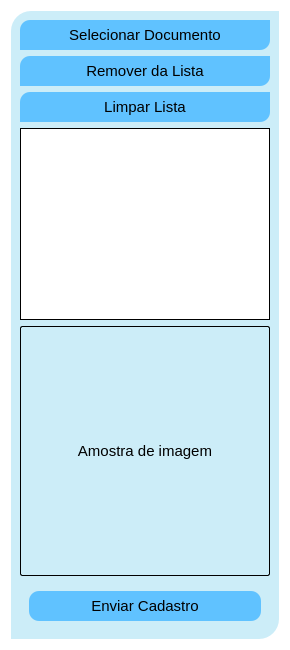
                     <widget class="QFrame" name="frame_14">
                      <property name="sizePolicy">
                       <sizepolicy hsizetype="Preferred" vsizetype="Preferred">
                        <horstretch>0</horstretch>
                        <verstretch>0</verstretch>
                       </sizepolicy>
                      </property>
                      <property name="styleSheet">
                       <string notr="true">QFrame{
	background-color: transparent;
	border: 0px;
}</string>
                      </property>
                      <property name="frameShape">
                       <enum>QFrame::StyledPanel</enum>
                      </property>
                      <property name="frameShadow">
                       <enum>QFrame::Raised</enum>
                      </property>
                      <layout class="QHBoxLayout" name="horizontalLayout_12">
                       <item>
                        <widget class="QFrame" name="frame_18">
                         <property name="sizePolicy">
                          <sizepolicy hsizetype="Preferred" vsizetype="Preferred">
                           <horstretch>0</horstretch>
                           <verstretch>0</verstretch>
                          </sizepolicy>
                         </property>
                         <property name="styleSheet">
                          <string notr="true">QFrame{
	background-color: rgba(0, 164, 218, 0.2);
	border-top-left-radius: 20px;
	border-bottom-right-radius: 20px;
}</string>
                         </property>
                         <property name="frameShape">
                          <enum>QFrame::StyledPanel</enum>
                         </property>
                         <property name="frameShadow">
                          <enum>QFrame::Raised</enum>
                         </property>
                         <layout class="QVBoxLayout" name="verticalLayout_21">
                          <item>
                           <widget class="QPushButton" name="btn_carregar_documentos">
                            <property name="minimumSize">
                             <size>
                              <width>0</width>
                              <height>30</height>
                             </size>
                            </property>
                            <property name="cursor">
                             <cursorShape>PointingHandCursor</cursorShape>
                            </property>
                            <property name="toolTip">
                             <string>Selecionar Documento</string>
                            </property>
                            <property name="accessibleDescription">
                             <string>Botão de Selecionar Arquivo de Documento</string>
                            </property>
                            <property name="styleSheet">
                             <string notr="true">
QPushButton:hover{
	color: rgb(255, 255, 255);
	
	background-color: rgb(0, 170, 255);
}
QPushButton {
	
	background-color: rgb(96, 194, 255);
	border-top-left-radius: 10px;
	border-bottom-right-radius: 10px;
	font-family: Arial, sans-serif;
	font-size: 11pt;
}
</string>
                            </property>
                            <property name="text">
                             <string>Selecionar Documento</string>
                            </property>
                            <property name="icon">
                             <iconset resource="icons.qrc">
                              <normaloff>:/icons/icons/add.png</normaloff>:/icons/icons/add.png</iconset>
                            </property>
                           </widget>
                          </item>
                          <item>
                           <widget class="QPushButton" name="btn_remover_lista_cadastro">
                            <property name="minimumSize">
                             <size>
                              <width>0</width>
                              <height>30</height>
                             </size>
                            </property>
                            <property name="cursor">
                             <cursorShape>PointingHandCursor</cursorShape>
                            </property>
                            <property name="toolTip">
                             <string>Remover Documento da Lista</string>
                            </property>
                            <property name="accessibleDescription">
                             <string>Botão de Remover documento da lista</string>
                            </property>
                            <property name="styleSheet">
                             <string notr="true">
QPushButton:hover{
	color: rgb(255, 255, 255);
	
	background-color: rgb(255, 75, 75);
	
}
QPushButton {
	
	background-color: rgb(96, 194, 255);
	border-top-left-radius: 10px;
	border-bottom-right-radius: 10px;
	font-family: Arial, sans-serif;
	font-size: 11pt;
}</string>
                            </property>
                            <property name="text">
                             <string>Remover da Lista</string>
                            </property>
                            <property name="icon">
                             <iconset resource="icons.qrc">
                              <normaloff>:/icons/icons/remove.png</normaloff>:/icons/icons/remove.png</iconset>
                            </property>
                            <property name="iconSize">
                             <size>
                              <width>13</width>
                              <height>13</height>
                             </size>
                            </property>
                           </widget>
                          </item>
                          <item>
                           <widget class="QPushButton" name="btn_limpar_lista_cadastro">
                            <property name="minimumSize">
                             <size>
                              <width>0</width>
                              <height>30</height>
                             </size>
                            </property>
                            <property name="cursor">
                             <cursorShape>PointingHandCursor</cursorShape>
                            </property>
                            <property name="toolTip">
                             <string>Limpar lista de Documentos</string>
                            </property>
                            <property name="accessibleDescription">
                             <string>Botão de limpar a lista de documentos</string>
                            </property>
                            <property name="styleSheet">
                             <string notr="true">
QPushButton:hover{
	color: rgb(255, 255, 255);
	
	background-color: rgb(255, 75, 75);
	
}
QPushButton {
	
	background-color: rgb(96, 194, 255);
	border-bottom-right-radius: 10px;
	border-top-left-radius: 10px;
	font-family: Arial, sans-serif;
	font-size: 11pt;
}</string>
                            </property>
                            <property name="text">
                             <string>Limpar Lista</string>
                            </property>
                            <property name="icon">
                             <iconset resource="icons.qrc">
                              <normaloff>:/icons/icons/delete.png</normaloff>:/icons/icons/delete.png</iconset>
                            </property>
                           </widget>
                          </item>
                          <item>
                           <widget class="QListWidget" name="lista_documentos_cadastro">
                            <property name="enabled">
                             <bool>true</bool>
                            </property>
                            <property name="sizePolicy">
                             <sizepolicy hsizetype="Preferred" vsizetype="Preferred">
                              <horstretch>0</horstretch>
                              <verstretch>0</verstretch>
                             </sizepolicy>
                            </property>
                            <property name="minimumSize">
                             <size>
                              <width>0</width>
                              <height>0</height>
                             </size>
                            </property>
                            <property name="maximumSize">
                             <size>
                              <width>250</width>
                              <height>250</height>
                             </size>
                            </property>
                            <property name="toolTip">
                             <string>Aqui irão aparecer os documentos selecionados</string>
                            </property>
                            <property name="accessibleDescription">
                             <string>Campo de Exibição da Lista de Documentos Selecionados</string>
                            </property>
                            <property name="styleSheet">
                             <string notr="true">QListWidget{
	background-color: white;
	color: black;
	border-radius: 0px;
	border: 1px solid black;
}</string>
                            </property>
                            <property name="dragEnabled">
                             <bool>false</bool>
                            </property>
                            <property name="dragDropMode">
                             <enum>QAbstractItemView::NoDragDrop</enum>
                            </property>
                            <property name="viewMode">
                             <enum>QListView::ListMode</enum>
                            </property>
                           </widget>
                          </item>
                          <item>
                           <widget class="QLabel" name="miniatura_documento">
                            <property name="sizePolicy">
                             <sizepolicy hsizetype="Preferred" vsizetype="Preferred">
                              <horstretch>0</horstretch>
                              <verstretch>0</verstretch>
                             </sizepolicy>
                            </property>
                            <property name="minimumSize">
                             <size>
                              <width>250</width>
                              <height>250</height>
                             </size>
                            </property>
                            <property name="maximumSize">
                             <size>
                              <width>250</width>
                              <height>250</height>
                             </size>
                            </property>
                            <property name="toolTip">
                             <string>Aqui irá aparecer a miniatura do documento selecionado na lista</string>
                            </property>
                            <property name="accessibleDescription">
                             <string>Campo de exibição de Miniatura de Documento</string>
                            </property>
                            <property name="layoutDirection">
                             <enum>Qt::LeftToRight</enum>
                            </property>
                            <property name="styleSheet">
                             <string notr="true">QLabel{
    border-radius: 2px;
	background-color: transparent;
	border: 1px solid black;
    text-align: center;
	font-family: Arial, sans-serif;
	font-size: 11pt;
}</string>
                            </property>
                            <property name="text">
                             <string>&lt;html&gt;&lt;head/&gt;&lt;body&gt;&lt;p align=&quot;center&quot;&gt;Amostra de imagem&lt;/p&gt;&lt;/body&gt;&lt;/html&gt;</string>
                            </property>
                            <property name="scaledContents">
                             <bool>true</bool>
                            </property>
                            <property name="alignment">
                             <set>Qt::AlignCenter</set>
                            </property>
                           </widget>
                          </item>
                          <item>
                           <widget class="QFrame" name="frame_19">
                            <property name="sizePolicy">
                             <sizepolicy hsizetype="Preferred" vsizetype="Preferred">
                              <horstretch>0</horstretch>
                              <verstretch>0</verstretch>
                             </sizepolicy>
                            </property>
                            <property name="styleSheet">
                             <string notr="true">QFrame {
	background-color: transparent;
}</string>
                            </property>
                            <property name="frameShape">
                             <enum>QFrame::StyledPanel</enum>
                            </property>
                            <property name="frameShadow">
                             <enum>QFrame::Raised</enum>
                            </property>
                            <layout class="QHBoxLayout" name="horizontalLayout_13">
                             <item>
                              <widget class="QPushButton" name="btn_cadastro_enviar">
                               <property name="minimumSize">
                                <size>
                                 <width>0</width>
                                 <height>30</height>
                                </size>
                               </property>
                               <property name="cursor">
                                <cursorShape>PointingHandCursor</cursorShape>
                               </property>
                               <property name="toolTip">
                                <string>Enviar Cadastro</string>
                               </property>
                               <property name="accessibleDescription">
                                <string>Botão de Enviar Cadastro</string>
                               </property>
                               <property name="styleSheet">
                                <string notr="true">
QPushButton:hover{
	color: rgb(255, 255, 255);
	
	background-color: rgb(87, 175, 0);
}
QPushButton {
	
	background-color: rgb(96, 194, 255);
	border-radius: 10px;
	font-family: Arial, sans-serif;
	font-size: 11pt;
}

</string>
                               </property>
                               <property name="text">
                                <string>Enviar Cadastro</string>
                               </property>
                               <property name="icon">
                                <iconset resource="icons.qrc">
                                 <normaloff>:/icons/icons/upload.png</normaloff>:/icons/icons/upload.png</iconset>
                               </property>
                              </widget>
                             </item>
                            </layout>
                           </widget>
                          </item>
                         </layout>
                        </widget>
                       </item>
                      </layout>
                     </widget>
